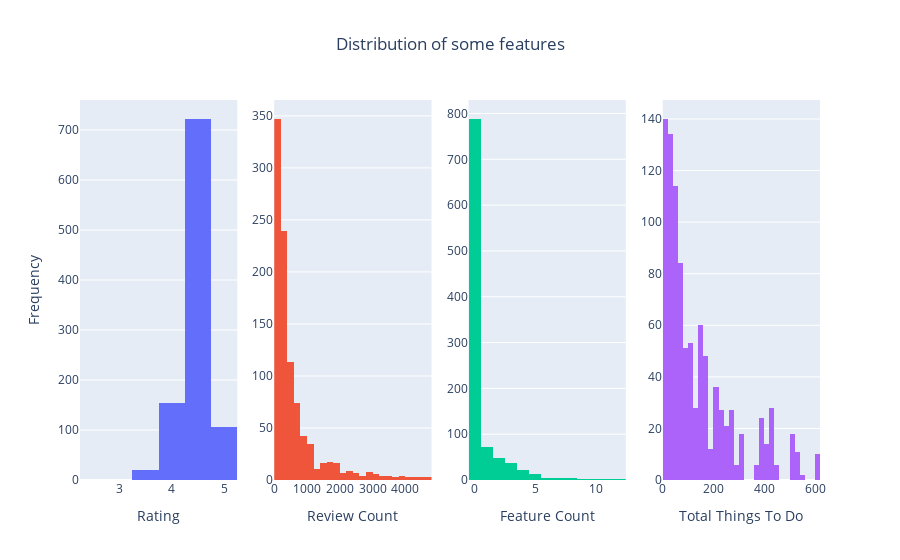

Notebook code for this chart:
### Markdown cell above
**The majority of museums don't have a fee.** The rating of a museum seems to have no implication on if the museum has a fee, since museums with and without fees have similar proportions of ratings.

### Code cell
# removing outliers to improve visualization
rev_data = museums.loc[museums['ReviewCount'] < 5000]['ReviewCount']
tttd_data = museums.loc[museums['TotalThingsToDo'] < 1000]['TotalThingsToDo']

fig = make_subplots(rows=1, cols=4)

fig.add_trace(go.Histogram(x=museums['Rating'], orientation='v'), row=1, col=1)
fig.add_trace(go.Histogram(x=rev_data, orientation='v'), row=1, col=2)
fig.add_trace(go.Histogram(x=museums['FeatureCount'], orientation='v'), row=1, col=3)
fig.add_trace(go.Histogram(x=tttd_data, orientation='v'), row=1, col=4)


fig.update_layout(
    title='Distribution of some features',
    xaxis_title='Rating',
    xaxis2_title='Review Count',
    xaxis3_title='Feature Count',
    xaxis4_title='Total Things To Do',
    yaxis_title='Frequency',
    showlegend=False,
    title_x = 0.5)

# Show the figure
fig.show()

### Figure 1 — Plotly figure (JSON) as saved in the notebook; plotly's stock layout.template omitted (floating-point values rounded to 4 significant figures; data arrays with more than 128 entries replaced by an {"elided": "..."} marker saying what was removed)
{"data": [{"orientation": "v", "type": "histogram", "x": {"elided": "1006 float values"}, "xaxis": "x", "yaxis": "y"}, {"orientation": "v", "type": "histogram", "x": {"elided": "978 int values"}, "xaxis": "x2", "yaxis": "y2"}, {"orientation": "v", "type": "histogram", "x": {"elided": "1006 int values"}, "xaxis": "x3", "yaxis": "y3"}, {"orientation": "v", "type": "histogram", "x": {"elided": "978 int values"}, "xaxis": "x4", "yaxis": "y4"}], "layout": {"showlegend": false, "title": {"text": "Distribution of some features", "x": 0.5}, "xaxis": {"anchor": "y", "domain": [0, 0.2125], "title": {"text": "Rating"}}, "xaxis2": {"anchor": "y2", "domain": [0.2625, 0.475], "title": {"text": "Review Count"}}, "xaxis3": {"anchor": "y3", "domain": [0.525, 0.7375], "title": {"text": "Feature Count"}}, "xaxis4": {"anchor": "y4", "domain": [0.7875, 1], "title": {"text": "Total Things To Do"}}, "yaxis": {"anchor": "x", "domain": [0, 1], "title": {"text": "Frequency"}}, "yaxis2": {"anchor": "x2", "domain": [0, 1]}, "yaxis3": {"anchor": "x3", "domain": [0, 1]}, "yaxis4": {"anchor": "x4", "domain": [0, 1]}}}
